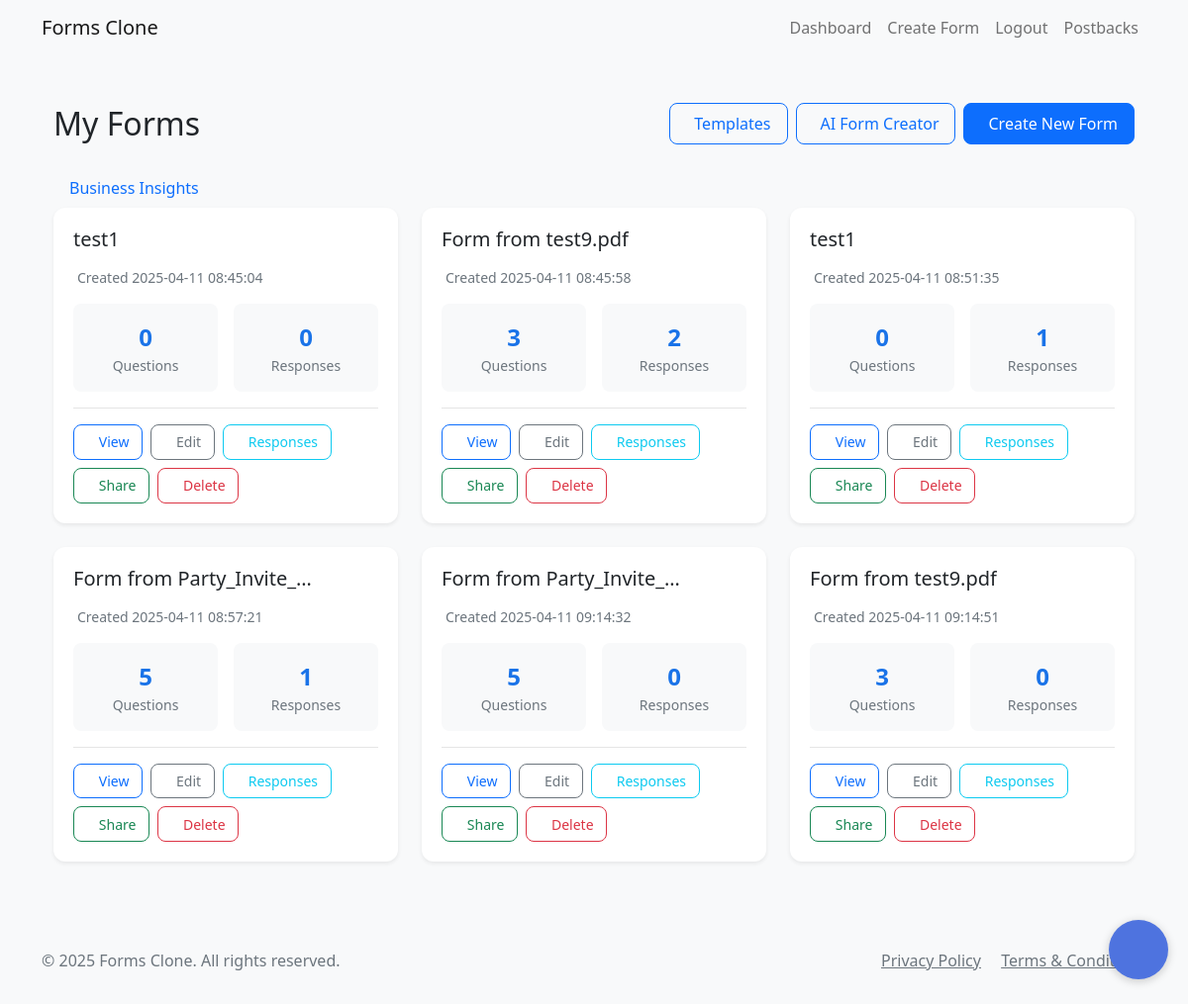
Page /dashboard (signed in) on the committed database.
### app.py (models this page shows)
class Form(db.Model):
    id = db.Column(db.Integer, primary_key=True)
    title = db.Column(db.String(200), nullable=False)
    description = db.Column(db.Text)
    created_at = db.Column(db.DateTime, default=datetime.utcnow)
    user_id = db.Column(db.Integer, db.ForeignKey('user.id', name='fk_form_user'), nullable=False)
    company_id = db.Column(db.Integer, db.ForeignKey('company.id', name='fk_form_company'), nullable=True)
    questions = db.relationship('Question', backref='form', lazy=True, cascade='all, delete-orphan')
    responses = db.relationship('Response', backref='form', lazy=True, cascade='all, delete-orphan')
    is_closed = db.Column(db.Boolean, default=False)  # New field to track if the form is closed/expired
    requires_consent = db.Column(db.Boolean, default=True)  # Require privacy policy and terms consent
    is_quiz = db.Column(db.Boolean, default=False)  # Is this form a quiz?
    passing_score = db.Column(db.Integer, default=0)  # Passing score percentage
    show_score = db.Column(db.Boolean, default=True)  # Whether to show score to respondents

### app.py (the view)
@app.route('/dashboard')
@login_required
def dashboard():
    try:
        forms = Form.query.filter_by(user_id=current_user.id).all()
        predefined_templates = FormTemplate.query.filter_by(is_public=True).all()
        user_templates = []
        if hasattr(current_user, 'templates'):
            user_templates = current_user.templates
        all_templates = list(user_templates) + list(predefined_templates)
        print(f"Forms: {len(forms)}, Templates: {len(all_templates)}")
        return render_template('dashboard.html', forms=forms, templates=all_templates)
    except Exception as e:
        print(f"Error in dashboard route: {str(e)}")
        return render_template('dashboard.html', forms=[], templates=[])

### app.py (called while the page is built)
@app.context_processor
def inject_now():
    return {'now': datetime.now()}

@app.context_processor
def inject_csrf_token():
    return {'csrf_token': lambda: 'dummy_token'}

def datetime_filter(date):
    if date:
        return date.strftime('%Y-%m-%d %H:%M:%S')
    return ''

@login_manager.user_loader
def load_user(user_id):
    return User.query.get(int(user_id))

### templates/dashboard.html (shortened to what this page needs)
{% extends "base.html" %}
{% block content %}
<div class="container py-4">
    <div class="d-flex justify-content-between align-items-center mb-4">
        <h1 class="h2 mb-0">My Forms</h1>
        <div class="d-flex gap-2">
            <a href="{{ url_for('template_gallery') }}" class="btn btn-outline-primary">
                Templates
            </a>
            <a href="{{ url_for('create_form_ai') }}" class="btn btn-outline-primary">
                AI Form Creator
            </a>
            <a href="{{ url_for('create_form') }}" class="btn btn-primary">
                Create New Form
            </a>
        </div>
    </div>
    <div class="nav-item">
        <a href="{{ url_for('business_insights') }}" class="nav-link">
            <span>Business Insights</span>
        </a>
    </div>
    {% if forms %}
    <div class="row g-4">
                {% for form in forms %}
        <div class="col-md-6 col-lg-4">
            <div class="card h-100 shadow-sm hover-shadow">
                        <div class="card-body">
                    <div class="d-flex justify-content-between align-items-start mb-3">
                        <h5 class="card-title mb-0 text-truncate" style="max-width: 80%;">{{ form.title }}</h5>
                        <div class="dropdown">
                            <button class="btn btn-link text-muted p-0" type="button" data-bs-toggle="dropdown"
                                    aria-label="Form options" title="Form options">
                            </button>
            </div>
        </div>
                    <p class="card-text text-muted small mb-3">
                        Created {{ form.created_at|datetime }}
                    </p>
                    <div class="response-stats mb-3">
                        <div class="stat-card">
                            <div class="stat-value">{{ form.questions|length }}</div>
                            <div class="stat-label">Questions</div>
                            </div>
                        <div class="stat-card">
                            <div class="stat-value">{{ form.responses|length }}</div>
                            <div class="stat-label">Responses</div>
                    </div>
                </div>
                    <div class="card-actions">
                        <div class="action-buttons">
                            <a href="{{ url_for('view_form', form_id=form.id) }}" class="btn btn-sm btn-outline-primary action-button" title="View Form">
                                View
                            </a>
                            <a href="{{ url_for('edit_form', form_id=form.id) }}" class="btn btn-sm btn-outline-secondary action-button" title="Edit Form">
                                Edit
                            </a>
                            <a href="{{ url_for('view_responses', form_id=form.id) }}" class="btn btn-sm btn-outline-info action-button" title="View Responses">
                                Responses
                            </a>
                            <button type="button" class="btn btn-sm btn-outline-success action-button" title="Share Form"
                                    data-bs-toggle="modal" data-bs-target="#shareModal{{ form.id }}">
                                Share
                            </button>
                            <button type="button" class="btn btn-sm btn-outline-danger action-button" title="Delete Form"
                                    data-bs-toggle="modal" data-bs-target="#deleteModal{{ form.id }}">
                                Delete
                            </button>
    </div>
</div>
                </div>
            </div>
        </div>
        {% endfor %}
            </div>
    {% endif %}
</div>
<div class="chat-widget" id="chatWidget">
    <button class="chat-toggle" onclick="toggleChat()">
    </button>
</div>
{% endblock %}

### static/css/style.css (style rules this page uses)
body { background-color: #f8f9fa; }
.card { box-shadow: 0 2px 4px rgba(0, 0, 0, 0.1); border: none; }
.card-title { margin-bottom: 0.5rem; font-weight: 500; }

### templates/dashboard.html (style rules this page uses)
.hover-shadow { transition: all 0.3s ease; }
.card { border: none; border-radius: 12px; overflow: hidden; height: 100%; display: flex; flex-direction: column; }
.card-body { flex: 1; display: flex; flex-direction: column; padding: 1.25rem; }
.card-actions { margin-top: auto; padding-top: 1rem; border-top: 1px solid rgba(0,0,0,0.1); }
.action-buttons { display: flex; gap: 0.5rem; flex-wrap: wrap; max-height: 120px; overflow-y: auto; padding-right: 0.5rem; }
.action-button { display: inline-flex; align-items: center; gap: 0.5rem; padding: 0.5rem 1rem; border-radius: 8px; font-size: 0.875rem; transition: all 0.2s ease; white-space: nowrap; }
.btn { border-radius: 8px; padding: 0.5rem 1rem; }
.btn-sm { padding: 0.4rem 0.8rem; }
.response-stats { display: grid; grid-template-columns: repeat(auto-fit, minmax(120px, 1fr)); gap: 1rem; margin-bottom: 1rem; }
.stat-card { background: #f8f9fa; padding: 1rem; border-radius: 8px; text-align: center; }
.stat-value { font-size: 1.5rem; font-weight: 600; color: #1a73e8; }
.stat-label { font-size: 0.875rem; color: #6c757d; }
.chat-widget { position: fixed; bottom: 20px; right: 20px; z-index: 1000; }
.chat-toggle { width: 60px; height: 60px; border-radius: 50%; background: #4e73df; border: none; color: white; font-size: 24px; cursor: pointer; box-shadow: 0 2px 10px rgba(0,0,0,0.2); position: relative; transition: all 0.3s ease; }

### rows in the picture
Form: title "test1", created_at "2025-04-11 08:45:04", questions|length "0", responses|length "0"
Form: title "Form from test9.pdf", created_at "2025-04-11 08:45:58", questions|length "3", responses|length "2"
Form: title "test1", created_at "2025-04-11 08:51:35", questions|length "0", responses|length "1"
Form: title "Form from Party_Invite_…", created_at "2025-04-11 08:57:21", questions|length "5", responses|length "1"
Form: title "Form from Party_Invite_…", created_at "2025-04-11 09:14:32", questions|length "5", responses|length "0"
Form: title "Form from test9.pdf", created_at "2025-04-11 09:14:51", questions|length "3", responses|length "0"

### other values in the picture
{{ moment().format('YYYY') }} "2025"
